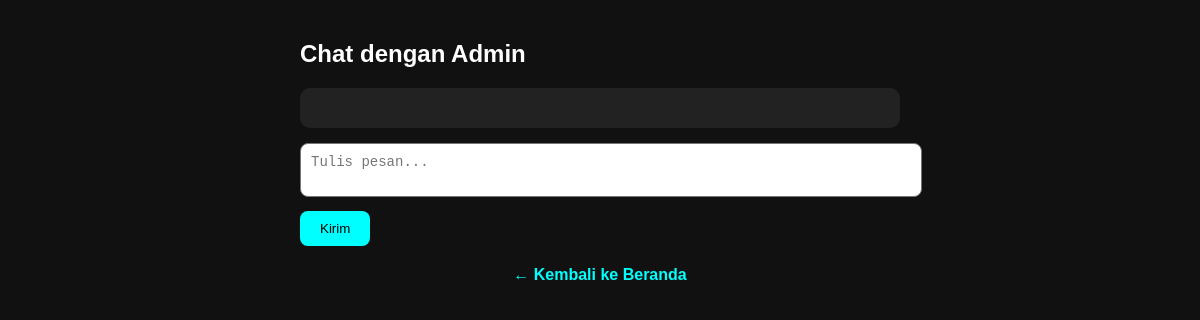
The app's page /chat_box.php (signed in), older data.
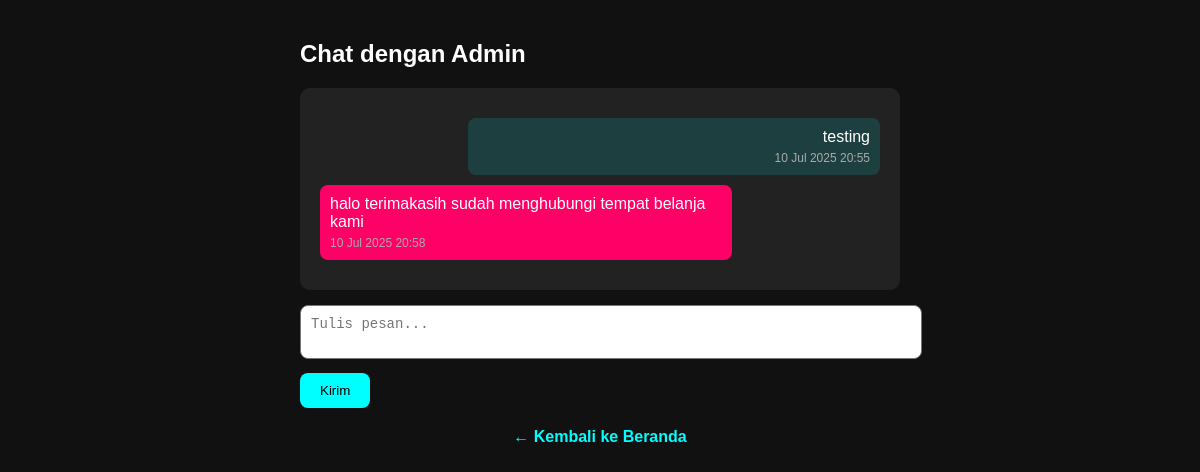
The same page, newer data.
### tables this page shows
CREATE TABLE `chat_messages` (
  `id` int(11) NOT NULL,
  `id_user` int(11) NOT NULL,
  `message` text NOT NULL,
  `is_from_admin` tinyint(1) DEFAULT 0,
  `created_at` datetime DEFAULT current_timestamp()
);

### chat_box.php (the view, shortened to what this page needs)
<?php
include 'koneksiDB.php';
$id_user = $_SESSION['id_user'];
$stmt = $conn->prepare("SELECT message, is_from_admin, created_at FROM chat_messages WHERE id_user = ? ORDER BY created_at ASC");
$stmt->bind_param("i", $id_user);
$stmt->execute();
$messages = $stmt->get_result()->fetch_all(MYSQLI_ASSOC);
?>
<!DOCTYPE html>
<html lang="id">
<head>
</head>
<body>
    <h2>Chat dengan Admin</h2>
    <div class="chat-box" id="chat-box">
        <?php foreach ($messages as $msg): ?>
            <div class="msg <?= $msg['is_from_admin'] ? 'admin-msg' : 'user-msg' ?>">
                <?= htmlspecialchars($msg['message']) ?>
                <div class="timestamp"><?= date('d M Y H:i', strtotime($msg['created_at'])) ?></div>
            </div>
        <?php endforeach; ?>
    </div>
    <form method="post">
        <textarea name="message" required placeholder="Tulis pesan..."></textarea>
        <button type="submit">Kirim</button>
    </form>
    <div class="back-link">
        <a href="index.php">← Kembali ke Beranda</a>
    </div>
</body>
</html>

Row changes from the older to the newer data that the page shows:
added chat_messages: message "testing", created_at "10 Jul 2025 20:55", is_from_admin 0 (drawn)
added chat_messages: message "halo terimakasih sudah menghubungi tempat belanja kami", created_at "10 Jul 2025 20:58", is_from_admin 1 (drawn)
